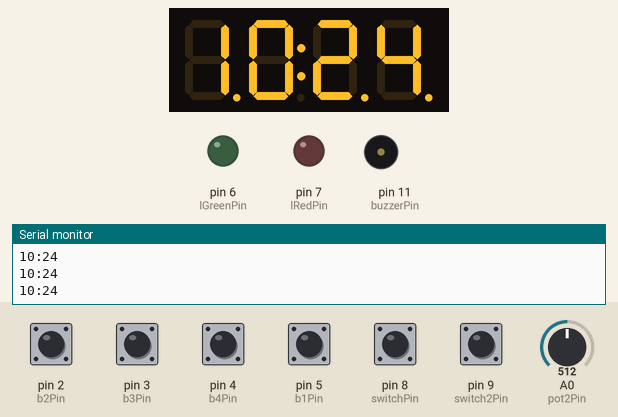
The sketch below on a simulated Arduino Uno, built with avr-gcc and run on an emulated ATmega328P. On the bench: 4-digit seven-segment display, output pins drawn as LEDs (lit = HIGH), buzzer (waves = sounding), the last lines printed to the serial monitor. Dashed ring = blinking. The test bench sets the inputs (shaded band); at power-on: pin 2 (b2Pin), pin 3 (b3Pin), pin 4 (b4Pin), pin 5 (b1Pin), pin 8 (switchPin), pin 9 (switch2Pin) HIGH, A0 (pot2Pin) = 512. The local clock reads 2024-03-15 10:24:30 at power-on unless the sketch sets it.

Above: at 1.2 s.
1.3 s: pin 5 (b1Pin) pulled LOW for 0.15 s
At 1.59 s:
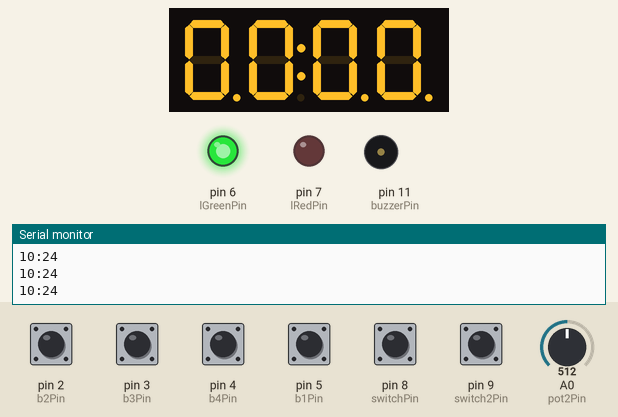
2.0 s: pin 2 (b2Pin) pulled LOW for 0.15 s
At 2.27 s:
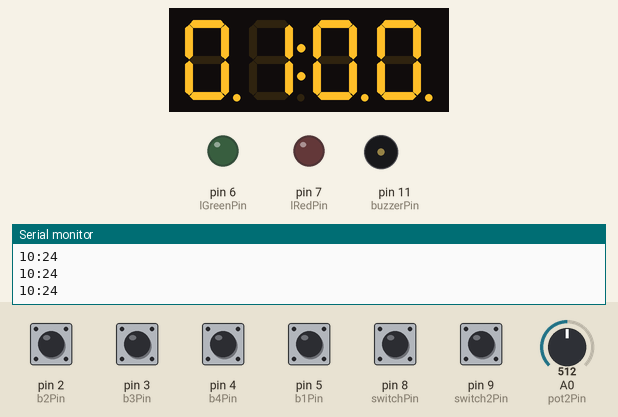
2.7 s: pin 3 (b3Pin) pulled LOW for 1 s
At 2.96 s:
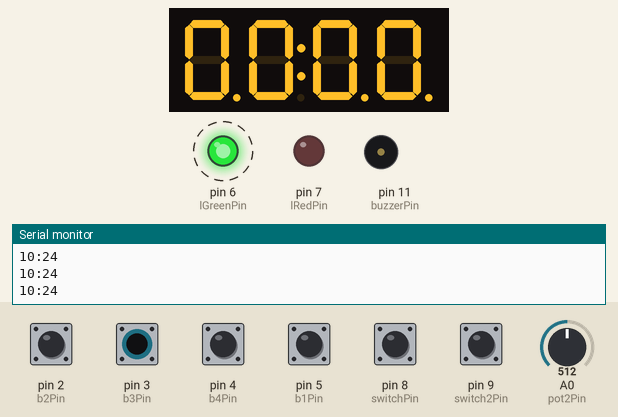
4.3 s: pin 3 (b3Pin) pulled LOW for 0.15 s
At 4.58 s:
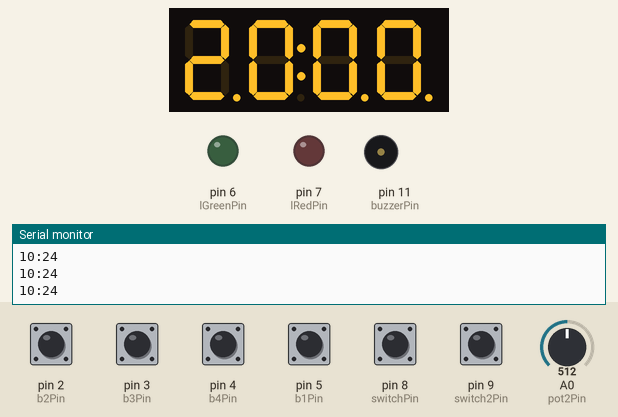
5.0 s: pin 5 (b1Pin) pulled LOW for 1 s
At 6.28 s:
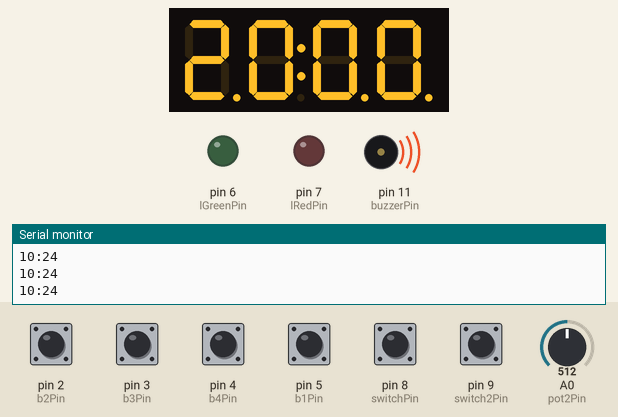
8.1 s: pin 8 (switchPin) pulled LOW for 0.15 s
At 31.2 s:
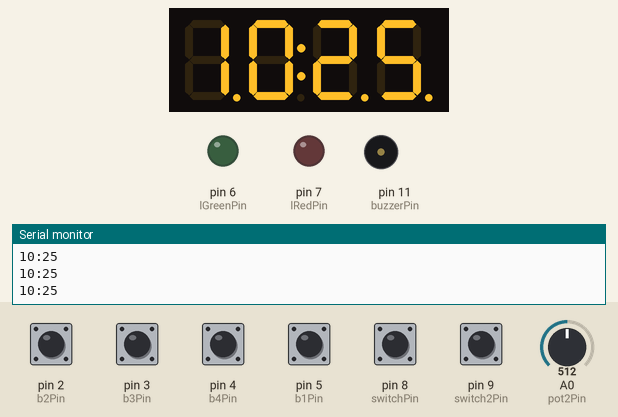
Timing chart, 0 to 31.5 s (numbered marks = the images above; inputs shaded):
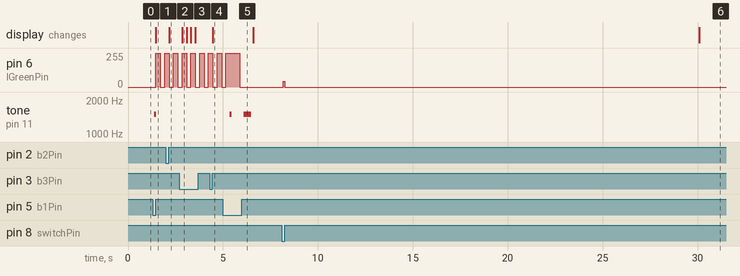

The sketch:

alarmClock.ino
```cpp
//LIBRARIES
#include <TM1637Display.h>
#define CLK 12
#define DIO 10
TM1637Display display = TM1637Display(CLK, DIO);
#include "RTClib.h"
RTC_DS3231 rtc;

//ASSIGN PINS
const int b1Pin = 5;
const int b2Pin = 2;
const int b3Pin = 3;
const int b4Pin = 4;
const int switchPin = 8;
const int switch2Pin = 9;
const int lGreenPin = 6;
const int lRedPin = 7;
const int potPin = 1;
const int pot2Pin = 0;
const int buzzerPin = 11;

//CREATE VARIABLES
//Mode manipulation
int MODE = 0; //0-show time, 1-set alarm, 2-execute alarm
int m1Setting = 0; //0-set hours, 1-set minutes
int m1Cycle = 0; //
int m0Cycle = 0;
int lGreenBlink = 0;
int displayBrightness = 7;
int lGreenBrightness = 177;
int lGreenMaxBrightness = 85;
//Pin states
int b1State = 0;
int b2State = 0;
int b3State = 0;
int b4State = 0;
int switchState = 0;
int switch2State = 0;
int potState = 0;
//Buzzer
int buzzerPitch = 1000;
int buzzerDelay = 500;
int buzzerDelay2 = 100;
int buzzerDuration = 500;
int buzzerDuration2 = 100;
int currentBuzzer = 0;
//Rtc
char daysOfTheWeek[7][12] = {"Sunday", "Monday", "Tuesday", "Wednesday", "Thursday", "Friday", "Saturday"};
//Alarm
int alarmState = 0;
int alarmHour = 0;
int alarmMinute = 0;

//DEFINE FUNCTIONS
void checkButtons(){ //checks states of all buttons and switches and stores them in variables (the states are flipped, because I am using internal pullup resistors)
  b1State = !digitalRead(b1Pin);
  b2State = !digitalRead(b2Pin);
  b3State = !digitalRead(b3Pin);
  b4State = !digitalRead(b4Pin);
  switchState = !digitalRead(switchPin);
  switch2State = !digitalRead(switch2Pin);
}
void displayTime(){ //displays current time on the display
  DateTime now = rtc.now();


  Serial.print(now.hour(), DEC);
  Serial.print(':');
  Serial.print(now.minute(), DEC);
  Serial.println();


  //displayBrightness = map(analogRead(pot2Pin), 0, 1024, 0, 7);
  //display.setBrightness(displayBrightness);
  display.showNumberDecEx(now.hour(), 0b11100000, true, 2, 0);
  display.showNumberDecEx(now.minute(), 0b11100000, true, 2, 2);
}
void displayAlarm(){ //displays the time of the alarm
  /*
  Serial.print(alarmHour);
  Serial.print(':');
  Serial.print(alarmMinute);
  Serial.println();
  */

  display.showNumberDecEx(alarmHour, 0b11100000, true, 2, 0);
  display.showNumberDecEx(alarmMinute, 0b11100000, true, 2, 2);
}
void checkAlarmSwitch(){ //checks if alarm is enabled or not, than it sets the alarmState variable and manages the green led accordingly
  if(switchState && alarmHour + alarmMinute != 0){
    //lGreenBrightness = map(analogRead(pot2Pin), 0, 1024, 0, lGreenMaxBrightness);
    analogWrite(lGreenPin, lGreenBrightness);
    alarmState = 1;
  } else{
    analogWrite(lGreenPin, 0);
    alarmState = 0;
  }
}
void switchM1Setting(){ //adds 1 to m1Setting, if it is bigger than 1 it changes mode to 0(shows time normally)
  m1Setting ++;
  //m1Cycle = 0;
  if(m1Setting == 2){
    MODE = 0;
    tone(buzzerPin, 1500, 400);
  }else{
    tone(buzzerPin, 1500, 100);
  }
}
void alarmAdjustment(){ //checks if the buttons + or - are pressed, than it adjusts the alarm hour or minute(that is declared by m1Setting)
  if(b2State){
    if(m1Setting == 0){
      alarmHour ++;
      if(alarmHour > 23){
        alarmHour = 0;
      }
    } else{
      alarmMinute ++;
      if(alarmMinute > 59){
        alarmMinute = 0;
      }
    }
  }else if(b3State){
    if(m1Setting == 0){
      alarmHour --;
      if(alarmHour < 0){
        alarmHour = 23;
      }
    }else{
      alarmMinute --;
      if(alarmMinute < 0){
        alarmMinute = 59;
      }
    }
  }
}
void blinkLGreen(){ //simply inverts the state of the green led
  if(lGreenBlink){
    digitalWrite(lGreenPin, 0);
    lGreenBlink = 0;
  }else{
    digitalWrite(lGreenPin, 1);
    lGreenBlink = 1;
  }
}
void startAlarm(){ //starts the alarm by changing the mode to 2
  //Serial.print("here it goes");
  /*
  tone(buzzerPin, 800, 150);
  delay(150);
  tone(buzzerPin, 1300, 150);
  delay(150);
  tone(buzzerPin, 1800, 150);
  delay(650);
  */
  digitalWrite(lRedPin, 1);
  MODE = 2;
}
void setupBuzzerPitch(){ //sets the pitch of the buzzer according to the first potentiometer
  potState = analogRead(potPin);
  buzzerPitch = map(potState, 0, 1024, 300, 3000);
  Serial.println(buzzerPitch);
}
void makeNoise(){ //makes the passive buzzer do annoying things to wake you up (it beeps), also it has two """melodies""" available, the second switch determines which one should be playing
  if(switch2State){
    tone(buzzerPin, buzzerPitch, buzzerDuration);
    delay(buzzerDuration + buzzerDelay);
  }else{
    tone(buzzerPin, buzzerPitch, buzzerDuration2);
    delay(buzzerDuration2 + buzzerDelay2);
    tone(buzzerPin, buzzerPitch, buzzerDuration2);
    delay(buzzerDuration2 + buzzerDelay2);
    tone(buzzerPin, buzzerPitch, buzzerDuration2);
    delay(buzzerDuration2 + buzzerDelay2);
    tone(buzzerPin, buzzerPitch, buzzerDuration2);
    delay(buzzerDuration2 + buzzerDelay);
  }
}


void setup() {
  //this warms up the pins or something
  pinMode(b1Pin, INPUT_PULLUP);
  pinMode(b2Pin, INPUT_PULLUP);
  pinMode(b3Pin, INPUT_PULLUP);
  pinMode(b4Pin, INPUT_PULLUP);
  pinMode(switchPin, INPUT_PULLUP);
  pinMode(switch2Pin, INPUT_PULLUP);
  pinMode(lGreenPin, OUTPUT);
  pinMode(lRedPin, OUTPUT);
  pinMode(buzzerPin, OUTPUT);

  display.clear(); //just to make it clear

  Serial.begin(9600); //if you need use serial

  if (! rtc.begin()) {
    Serial.println("Couldn't find RTC");
    while (1);
  }
  //you can set the time of the real time clock module by one of these lines
  //rtc.adjust(DateTime(F(__DATE__), F(__TIME__)));
  //rtc.adjust(DateTime(2020, 2, 14, 20, 57));
  }


void loop() {
  checkButtons(); //checks states of all buttons and switches and stores them in variables
  displayBrightness = map(analogRead(pot2Pin), 0, 1024, 0, 7); //stores the display brightness according to the second potentiometer
  lGreenBrightness = map(analogRead(pot2Pin), 0, 1024, 0, lGreenMaxBrightness); //stores the green led brightness according to the second potentiometer
  display.setBrightness(displayBrightness); //actually applies the brightness stored in displayBrightness
  m0Cycle = 0; //this variable counts the number of cycles that the next while loop has gone through, it is confusing (even for me, now that i am commenting this code) but very important

  while(MODE == 0){ //this mode just displays the time, and checks the buttons to react accordingly
    checkButtons(); //stores button states in variables
    checkAlarmSwitch(); //checks if alarm is enabled or not, than it sets the alarmState variable and manages the green led accordingly
    //Serial.println("mode 0");
    DateTime now = rtc.now(); //stores the current time in "now"
    if(b4State){ //if the fourth(alarm) button is pressed, it displays the time of the alarm, otherwise it just normally displays the current time
      displayAlarm();
    }else{
      displayTime();
    }
    if(b1State){ //if the user wants to set the time of the alarm and presses the first (set) button, the mode switches to 1
      MODE = 1;
      m1Setting = 0; //starts by setting hours, than changed by switchM1Setting()
      tone(buzzerPin, 1500, 100); //makes the buzzer to do a fast beep
      m1Cycle = 0; //similar to m0Cycle, it makes the timing just right, dont care about it
    }
    if(now.hour() == alarmHour && now.minute() == alarmMinute && alarmState && m0Cycle >= 1200){ //if the time of the alarm matches current time and alarm is turned on it starts the alarm sequence, also some m0Cycle mystery whatever
      startAlarm();
    }
    delay(50); //added delay so the microcontroller doesnt fly away
    if(m0Cycle <= 1200){
      m0Cycle ++;
    }
    }

  while(MODE == 1){ //setting of the time of the alarm is done through this mode
    checkButtons();
    alarmAdjustment(); //checks if the buttons + or - are pressed, than it adjusts the alarm hour or minute(that is declared by m1Setting)
    displayAlarm(); //displays the time of the alarm
    blinkLGreen(); //simply inverts the state of the green led so it blinks each two cycles
    delay(200);
    if(b1State && m1Cycle){ //if the user confirms than it moves onto setting minutes, after second confirmation it switches to mode 0 (showing time)
      switchM1Setting();
      delay(500);
    }
    if(m1Cycle == 900){ //if you leave the device in the middle of the alarm setting process, it goes back to showing time (mode 0), aditionally a fast and sad sounding beep is executed
      MODE = 0;
      tone(buzzerPin, 700, 100);
    }
    m1Cycle ++;
  }

  setupBuzzerPitch(); //sets the pitch of the buzzer according to the first potentiometer
  while(MODE == 2){ //this mode is the alarm sequence
    checkButtons();
    makeNoise(); //makes the passive buzzer do annoying things to wake you up (it beeps), also it has two """melodies""" available, the second switch determines which one should be playing
    displayTime(); //displays current time
    if(b4State){ //if button four (alarm) state is 1 it sets the mode to 0 (displaying time) and turns off the red led
      MODE = 0;
      digitalWrite(lRedPin, 0);
    }
    delay(200);
  }
}
```

Measured:
- after the input at 1.3 s, pin 6 (lGreenPin): 0/255 → 255/255 after 0.17 s, → 0/255 0.23 s later, → 255/255 0.23 s later; tone on pin 11 (buzzerPin): silent → 1500 Hz after 0.09 s, → silent 0.10 s later; the display: changes after 0.17 s (image 1)
- after the input at 2.0 s, the display: changes after 0.16 s (image 2)
- after the input at 2.7 s, the display: changes after 0.15 s (image 3)
- after the input at 4.3 s, the display: changes after 0.17 s (image 4)
- after the input at 5.0 s, tone on pin 11 (buzzerPin): silent → 1500 Hz after 0.36 s, → silent 0.10 s later, → 1500 Hz 0.63 s later, → silent 0.40 s later
- after the input at 8.1 s, pin 6 (lGreenPin): 0/255 → 42/255 after 0.08 s, → 0/255 0.08 s later
